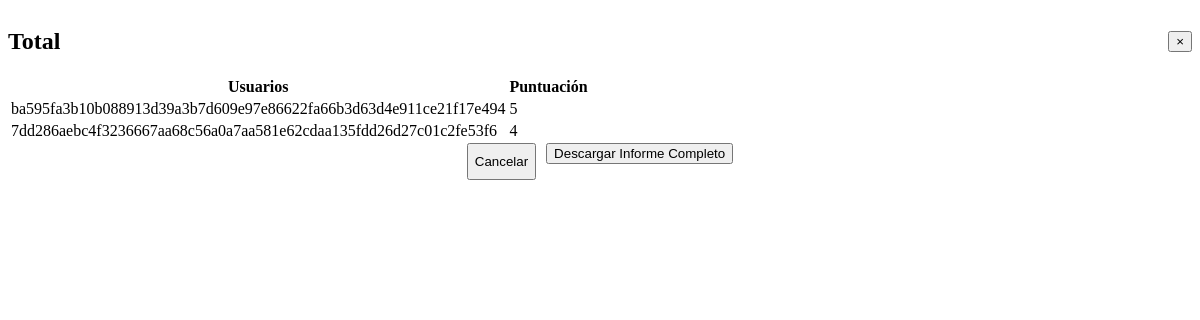
Before: /mis_gincanas/1/puntuacion/total/ (signed in) with the older database file.
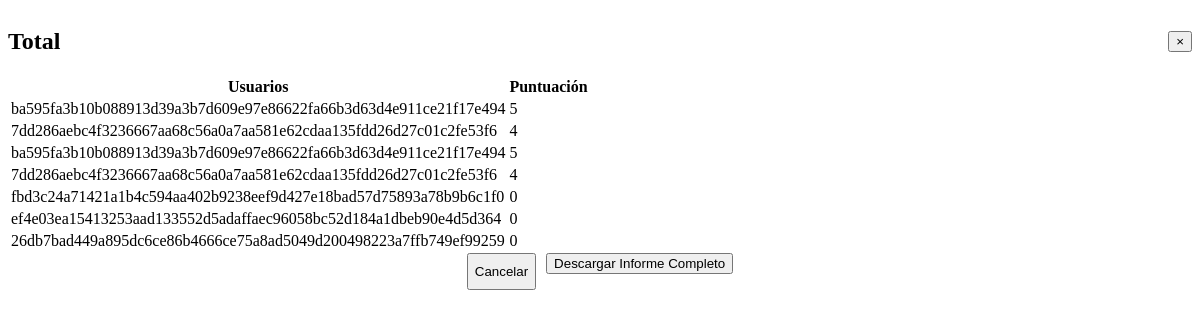
After: the same page with the newer database file.
### tasks/models.py (models this page shows, shortened)
class Invitado(models.Model):
    usuario = models.CharField('Invitado', unique = True, max_length=200, primary_key=True)
    qr_code = models.ImageField(upload_to='qr_codes', blank=True)
    respondidas = models.IntegerField('Respondidas', default=0)
    gincana = models.ForeignKey(Gincana, on_delete=models.CASCADE)

### tasks/views.py (the view)
# urls.py: path('mis_gincanas/<int:gincana_id>/puntuacion/total/', views.puntuacion_total, name='puntuacion_total'),
@login_required
def puntuacion_total(request, gincana_id):
    gincana = get_object_or_404(Gincana, pk=gincana_id)
    profesores = Profesor.objects.filter(email=request.user.email)
    dark_mode_enabled = request.session.get('darkModeEnabled', False)
    gincanaJugadas = GincanaJugada.objects.filter(gincana=gincana)
    invitados_puntuaciones = []
    for gincanaJugada in gincanaJugadas:
        invitado = gincanaJugada.invitado
        puntos = Puntuacion.objects.filter(invitado_id=invitado.usuario)
        puntuacion = 0
        for punto in puntos:
            puntuacion+=punto.puntuacion
        invitados_puntuaciones.append((invitado, puntuacion))
    return render(request, 'puntuacion_total.html', {'gincana': gincana, 'profesores': profesores, 'darkModeEnabled': dark_mode_enabled,
        'invitados_puntuaciones': invitados_puntuaciones})

### tasks/templates/puntuacion_total.html (shortened to what this page needs)
<div class="modal-dialog modal-xl" role="document">
    <div class="modal-content">
        <div class="modal-header" style="display: flex; justify-content: space-between; align-items: center;">
            <h2 class="modal-title">Total</h2>
            <button type="button" class="btn close" data-bs-dismiss="modal" aria-label="Close">
                <span aria-hidden="true">&times;</span>
            </button>
        </div>
        <div class="modal-body">
            <div class="container-in">
                <table class="table">
                    <thead>
                        <tr>
                            <th>Usuarios</th>
                            <th>Puntuación</th>
                        </tr>
                    </thead>
                    <tbody>
                        {% for invitado, puntuacion in invitados_puntuaciones %}
                            <tr>
                                <td>{{invitado.usuario}}</td>
                                <td>{{puntuacion}}</td>
                            </tr>
                        {% endfor %}
                    </tbody>
                </table>
            </div>
        </div>
        <div class="modal-footer" style="display: flex; justify-content: center;">
            <button type="button" class="btn btn-danger" data-bs-dismiss="modal" style="margin-right: 10px;">
                Cancelar
            </button>
            <form action="{% url 'puntuacion_informe' gincana.id %}" method="POST">
                <button type="submit" class="btn btn-success" id="descargar">
                    Descargar Informe Completo
                </button>
            </form>
        </div>
    </div>
</div>

Changed rows visible on the page:
now on one of the page's lists (row unchanged): Invitado: usuario "ba595fa3b10b088913d39a3b7d609e97e86622fa66b3d63d4e911ce21f17e494"
now on one of the page's lists (row unchanged): Invitado: usuario "7dd286aebc4f3236667aa68c56a0a7aa581e62cdaa135fdd26d27c01c2fe53f6"
added Invitado: usuario "fbd3c24a71421a1b4c594aa402b9238eef9d427e18bad57d75893a78b9b6c1f0", respondidas "0"
added Invitado: usuario "ef4e03ea15413253aad133552d5adaffaec96058bc52d184a1dbeb90e4d5d364", respondidas "0"
added Invitado: usuario "26db7bad449a895dc6ce86b4666ce75a8ad5049d200498223a7ffb749ef99259", respondidas "0"
